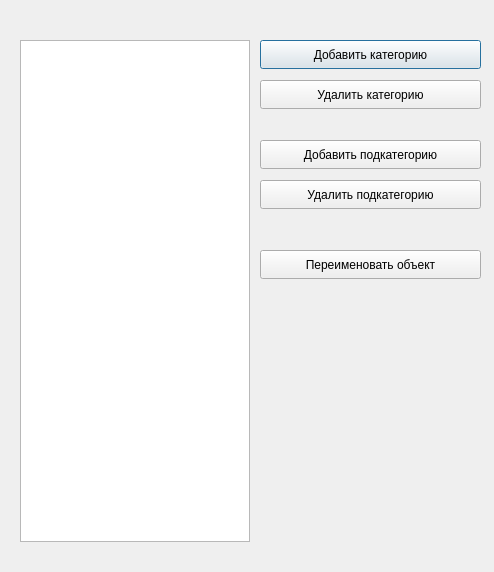
<?xml version="1.0" encoding="UTF-8"?>
<ui version="4.0">
 <class>EditMaterialsTreeWidgetDialog</class>
 <widget class="QDialog" name="EditMaterialsTreeWidgetDialog">
  <property name="geometry">
   <rect>
    <x>0</x>
    <y>0</y>
    <width>494</width>
    <height>572</height>
   </rect>
  </property>
  <property name="windowTitle">
   <string>Редактирование древа материалов</string>
  </property>
  <property name="windowIcon">
   <iconset resource="resources.qrc">
    <normaloff>:/images/logo/images/icon.ico</normaloff>:/images/logo/images/icon.ico</iconset>
  </property>
  <widget class="QPushButton" name="addCategoryButton">
   <property name="geometry">
    <rect>
     <x>260</x>
     <y>40</y>
     <width>221</width>
     <height>29</height>
    </rect>
   </property>
   <property name="text">
    <string>Добавить категорию</string>
   </property>
  </widget>
  <widget class="QPushButton" name="removeCategoryButton">
   <property name="geometry">
    <rect>
     <x>260</x>
     <y>80</y>
     <width>221</width>
     <height>29</height>
    </rect>
   </property>
   <property name="text">
    <string>Удалить категорию</string>
   </property>
  </widget>
  <widget class="QPushButton" name="renameItemButton">
   <property name="geometry">
    <rect>
     <x>260</x>
     <y>250</y>
     <width>221</width>
     <height>29</height>
    </rect>
   </property>
   <property name="text">
    <string>Переименовать объект</string>
   </property>
  </widget>
  <widget class="QPushButton" name="addTypeButton">
   <property name="geometry">
    <rect>
     <x>260</x>
     <y>140</y>
     <width>221</width>
     <height>29</height>
    </rect>
   </property>
   <property name="text">
    <string>Добавить подкатегорию</string>
   </property>
  </widget>
  <widget class="QPushButton" name="removeTypeButton">
   <property name="geometry">
    <rect>
     <x>260</x>
     <y>180</y>
     <width>221</width>
     <height>29</height>
    </rect>
   </property>
   <property name="text">
    <string>Удалить подкатегорию</string>
   </property>
  </widget>
  <widget class="QTreeView" name="materialsTreeView">
   <property name="geometry">
    <rect>
     <x>20</x>
     <y>40</y>
     <width>230</width>
     <height>502</height>
    </rect>
   </property>
   <property name="sizePolicy">
    <sizepolicy hsizetype="Fixed" vsizetype="Fixed">
     <horstretch>0</horstretch>
     <verstretch>0</verstretch>
    </sizepolicy>
   </property>
   <attribute name="headerVisible">
    <bool>false</bool>
   </attribute>
  </widget>
 </widget>
 <resources>
  <include location="resources.qrc"/>
 </resources>
 <connections/>
</ui>
